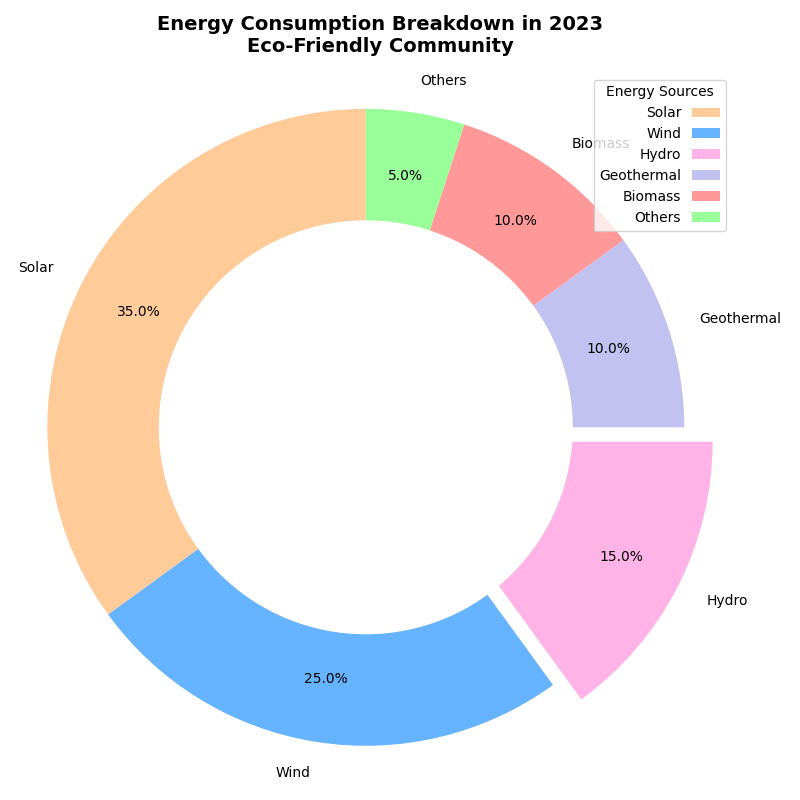

Write the Python code that produced this figure.
import matplotlib.pyplot as plt
import numpy as np

energy_sources = ['Solar', 'Wind', 'Hydro', 'Geothermal', 'Biomass', 'Others']
consumption_percentages = [35, 25, 15, 10, 10, 5]

# Changed the order of colors
colors = ['#ffcc99', '#66b3ff', '#ffb3e6', '#c2c2f0', '#ff9999', '#99ff99']

# Modified explode to de-emphasize 'Solar'
explode = (0, 0, 0.1, 0, 0, 0)

# Changed the figsize and added a random line style for a border effect
fig, ax = plt.subplots(figsize=(8, 8))
ax.set_frame_on(True)
ax.spines['top'].set_linestyle('dashed')
ax.spines['bottom'].set_linewidth(2)

wedges, texts, autotexts = ax.pie(
    consumption_percentages,
    explode=explode,
    labels=energy_sources,
    colors=colors,
    autopct='%1.1f%%',
    startangle=90,
    pctdistance=0.80,
    textprops={'fontsize': 10},
    shadow=False
)

centre_circle = plt.Circle((0, 0), 0.65, fc='white')
fig.gca().add_artist(centre_circle)

ax.axis('equal')

plt.title('Energy Consumption Breakdown in 2023\nEco-Friendly Community', fontsize=14, fontweight='bold', pad=15)

# Adjusted legend location and added marker scale.
plt.legend(wedges, energy_sources, title="Energy Sources", loc="upper right", bbox_to_anchor=(1, 1), markerfirst=False)

# Added grid lines
ax.yaxis.grid(True, linestyle='--')

plt.tight_layout()

plt.show()
